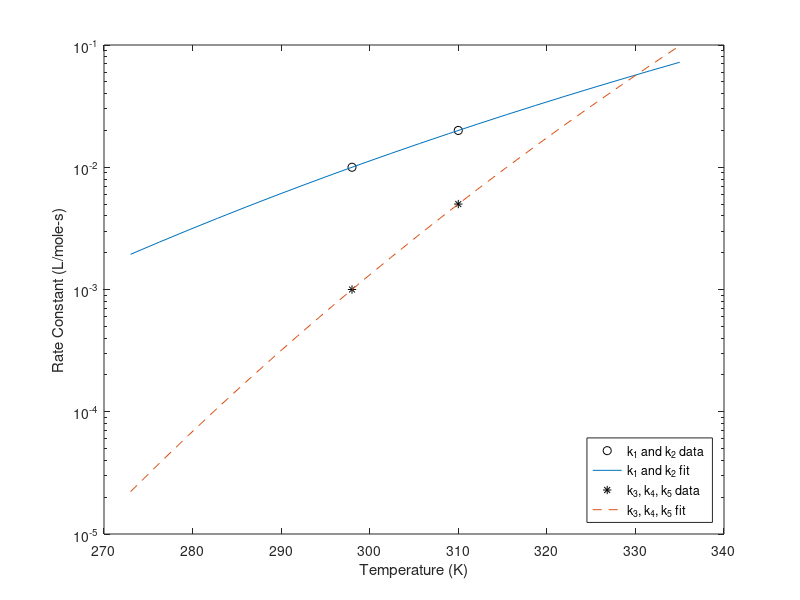

The MATLAB source for this figure: (Note: this script raises an error after producing the figure.)
% 10.34 - Fall 2006
% Hw Set #7 - Problem #2
% Rob Ashcraft - Oct. 20, 2006

% This function solve the reactor optimization problem in Beers' text 5.B.4.
% This implementation uses all unscaled variables, and requires very high 
% tolerances in order to force V_rxtr to vary. 

function p2_main
clear; clc;

% rate constant data at 298K and 310K for k1 --> k5
T_data = [298, 310];  % kelvin
k_T = [0.01, 0.02;  0.01, 0.02;  0.001, 0.005;  0.001, 0.005;  0.001, 0.005];  % L/mol-s

T_plot = linspace(273,335,20);
for i=1:length(k_T)
    EaR(i,1) = -log(k_T(i,1)/k_T(i,2)) / (1/T_data(1) - 1/T_data(2));  % solve for Ea/R for each reaction
    Af(i,1) = k_T(i,1)*exp(EaR(i)/T_data(1));  % solve for the A-factor using k(298K) 
    k_plot(:,i) = Af(i).*exp(-EaR(i)./T_plot);  % make a vector k(T) to plot
end

% plot the rate constants to make sure they fit the data
figure;
semilogy(T_data,k_T(1,:),'ok',T_plot,k_plot(:,1),'-',T_data,k_T(3,:),'*k',T_plot,k_plot(:,3),'--'); 
xlabel('Temperature (K)'); ylabel('Rate Constant (L/mole-s)');
legend('k_1 and k_2 data','k_1 and k_2 fit','k_3, k_4, k_5 data','k_3, k_4, k_5 fit','location','SouthEast');


% now deal with the reactor problem
V_flow = 1;  % L/s

% initial guesses for the optimization:
C_Ao_guess = 1;  % molar
C_Bo_guess = 1;  % molar
T_guess = 315;  % Kelvin
V_rxtr_guess = 5000;  % liters

var0 = [C_Ao_guess; C_Bo_guess; T_guess; V_rxtr_guess];

options = optimset('Display','iter','TolFun',1e-15,'TolX',1e-10,...
    'TolCon',1e-10,'MaxFunEval',10000);

% Define the constraint that Ca + Cb < 2 M
A = [1, 1, 0, 0];
b = 2;

% Include the given upper and lower bounds on the system varaible
lb = [0; 0; 298; 10];
ub = [2; 2; 335; 10000];

[var, fval] = fmincon(@obj_fun,var0,A,b,[],[],lb,ub,[],options,V_flow,Af,EaR);

disp(['Inlet [A] = ',num2str(var(1)),' M']);
disp(['Inlet [B] = ',num2str(var(2)),' M']);
disp(['Reactor Temperature = ',num2str(var(3)),' K']);
disp(['Reactor Volume = ',num2str(var(4)),' L']);
disp(['Outlet [C] = ',num2str(-fval),' M']);

C_Ao = var(1);
C_Bo = var(2);
T = var(3);
V_rxtr = var(4);

% Since we found out early that the V_rxtr term was causing problems, it is
% also useful to look at the cost function as a function of V_rxtr, and
% make sure our fmincon solution appears to be at the minimum.
test = logspace(1,4,50);
for i=1:length(test)
cost_i(i) = obj_fun([var(1:3);(test(i))],V_flow,Af,EaR);
end

figure;
semilogx(test,cost_i,'-',V_rxtr,fval,'o')
xlabel('Reactor Volume (L)'); ylabel('Cost Function (-[C]_o_u_t  M)');
legend('Cost Function','fmincon Solution');
return;


% other functions
%%%%%%%%%%%%%%%%%%%%%%%%%%%%%%%%%%%%%%%%%%%%%%%%%%%%%%%%%%%%%%%
%%%%%%%%%%%%%%%%%%%%%%%%%%%%%%%%%%%%%%%%%%%%%%%%%%%%%%%%%%%%%%%
% Define the function called by fmincon with the cost function
% we use fsolve in this case
function cost = obj_fun(var,V_flow,Af,EaR)

    C_Ao = var(1);
    C_Bo = var(2);
    T = var(3);
    V_rxtr = var(4);

    C_guess = [1; 1; 0; 0; 0; 0; 0; 0];
    options = optimset('Display','off','TolX',1e-14,'TolFun',1e-16);
    
    % we need to find the steady state values of outlet concentrations
    C_all = fsolve(@rxtr_dCdt_fsolve,C_guess,options,C_Ao,C_Bo,T,V_rxtr,V_flow,Af,EaR);
    
    cost = -C_all(3);

return;


%%%%%%%%%%%%%%%%%%%%%%%%%%%%%%%%%%%%%%%%%%%%%%%%%%%%%%%%%%%%%%%
function dAlldt = rxtr_dCdt_fsolve(C_all,C_Ao,C_Bo,T,V_rxtr,V_flow,Af,EaR)
%  all of the C variable are concentrations in moles/L

    tau = V_flow/V_rxtr;

    A = C_all(1);
    B = C_all(2);
    C = C_all(3);
    D = C_all(4);
    S1 = C_all(5);
    S2 = C_all(6);
    S3 = C_all(7);
    S4 = C_all(8);

    k = Af.*exp(-EaR./T);

    dAdt = -k(1)*A*B - k(3)*A*D - k(4)*A*B + tau*(C_Ao - A);
    dBdt = -k(1)*A*B - k(2)*B*C - k(4)*A*B - k(5)*B*C + tau*(C_Bo - B);
    dCdt = k(1)*A*B - k(2)*B*C - k(5)*B*C - tau*C;
    dDdt = k(1)*A*B + k(2)*B*C - k(3)*A*D - tau*D;
    dS1dt = k(2)*B*C - tau*S1;
    dS2dt = k(3)*A*D - tau*S2;
    dS3dt = k(4)*A*B - tau*S3;
    dS4dt = k(5)*B*C - tau*S4;

    dAlldt = [dAdt; dBdt; dCdt; dDdt; dS1dt; dS2dt; dS3dt; dS4dt];

return;








